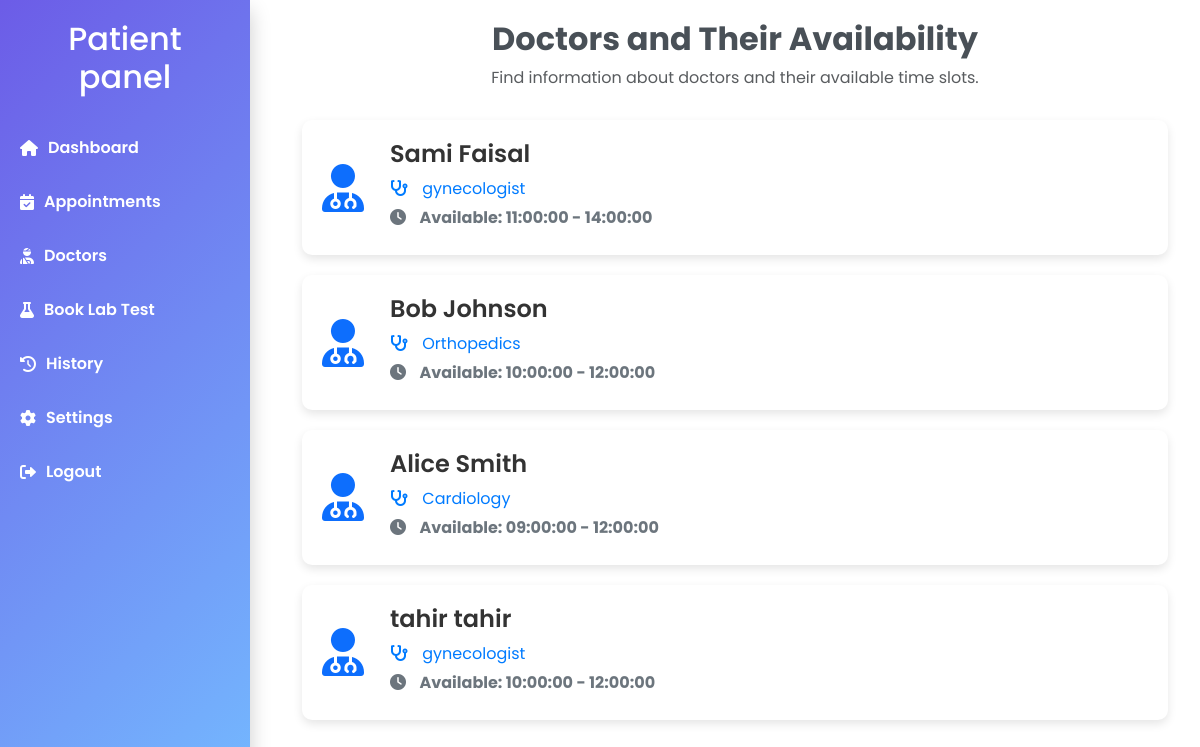
Screenshot of /patient/doctors.php (signed in) with the database file from the repository.
### tables this page shows
CREATE TABLE `doctor` (
  `DoctorID` int(11) NOT NULL,
  `UserID` int(11) NOT NULL,
  `FirstName` varchar(25) NOT NULL,
  `LastName` varchar(25) NOT NULL,
  `Specialization` varchar(50) NOT NULL,
  `fees` int(11) NOT NULL,
  `timestart` time NOT NULL,
  `time_end` time NOT NULL
);

### patient/doctors.php (the view, shortened to what this page needs)
<?php
include '../dbconfig.php';
$doctorQuery = "
    SELECT DoctorID, FirstName, LastName, Specialization, Timestart, Time_end
    FROM doctor
    ORDER BY LastName, FirstName";
$doctorResult = $conn->query($doctorQuery);
?>
<!DOCTYPE html>
<html lang="en">
<head>
    <link href="https://cdn.jsdelivr.net/npm/bootstrap@5.3.0/dist/css/bootstrap.min.css" rel="stylesheet">
    <link href="https://cdnjs.cloudflare.com/ajax/libs/font-awesome/6.0.0/css/all.min.css" rel="stylesheet">
</head>
<body>
    <?php include 'sidebar.php'; ?>
    <div class="main-content">
        <div class="header">
            <h2>Doctors and Their Availability</h2>
            <p class="text-muted">Find information about doctors and their available time slots.</p>
        </div>
        <div class="container">
            <?php if ($doctorResult->num_rows > 0): ?>
                <?php while ($row = $doctorResult->fetch_assoc()): ?>
                    <div class="doctor-card">
                        <div class="d-flex align-items-center">
                            <i class="fas fa-user-md fa-3x text-primary"></i>
                            <div class="ms-3">
                                <h4><?php echo htmlspecialchars($row['FirstName'] . ' ' . $row['LastName']); ?></h4>
                                <p class="specialization"><i class="fas fa-stethoscope"></i> <?php echo htmlspecialchars($row['Specialization']); ?></p>
                                <p class="time-slot">
                                    <i class="fas fa-clock"></i> Available: <?php echo htmlspecialchars($row['Timestart'] . ' - ' . $row['Time_end']); ?>
                                </p>
                            </div>
                        </div>
                    </div>
                <?php endwhile; ?>
            <?php else: ?>
                <p class="text-center">No doctors available at the moment. Please check back later.</p>
            <?php endif; ?>
        </div>
    </div>
</body>
</html>

### patient/doctors.php (style rules this page uses)
body { font-family: 'Poppins', sans-serif; margin: 0; background-color: #f8f9fa; color: #343a40; }
.main-content { margin-left: 270px; padding: 20px; }
.doctor-card { background-color: #ffffff; border-radius: 10px; box-shadow: 0 4px 10px rgba(0, 0, 0, 0.1); margin-bottom: 20px; padding: 20px; transition: all 0.3s ease; }
.doctor-card h4 { font-size: 1.5rem; color: #333; font-weight: 600; }
.doctor-card p { font-size: 1rem; margin: 5px 0; }
.doctor-card .time-slot { font-weight: bold; color: #6c757d; }
.doctor-card .specialization { color: #007bff; }
.doctor-card i { margin-right: 10px; }
.header { text-align: center; margin-bottom: 30px; }
.header h2 { font-weight: bold; color: #495057; }
.container { max-width: 900px; margin: auto; }

### patient/sidebar.php (style rules this page uses)
body { font-family: 'Poppins', sans-serif; margin: 0; padding: 0; }
.main-content { margin-left: 270px; padding: 20px; min-height: 100vh; }

### rows the page displays
doctor: FirstName+LastName "Sami Faisal", Specialization "gynecologist", timestart+time_end "11:00:00 - 14:00:00"
doctor: FirstName+LastName "Bob Johnson", Specialization "Orthopedics", timestart+time_end "10:00:00 - 12:00:00"
doctor: FirstName+LastName "Alice Smith", Specialization "Cardiology", timestart+time_end "09:00:00 - 12:00:00"
doctor: FirstName+LastName "tahir tahir", Specialization "gynecologist", timestart+time_end "10:00:00 - 12:00:00"
